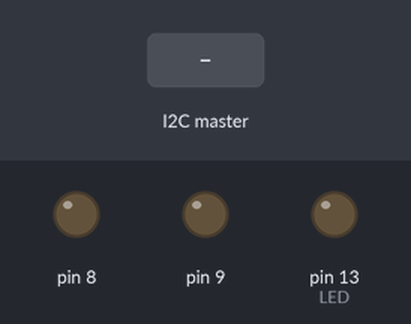
Bench run of a sketch on a simulated Arduino Uno, built with avr-gcc and run on an emulated ATmega328P. On the bench: output pins drawn as LEDs (lit = HIGH). The inputs (shaded band) are chosen by the test bench. What the sketch prints to the serial monitor is not drawn.

Above: at 1.2 s.
1.3 s: the I2C master sends the byte 1
At 1.8 s:
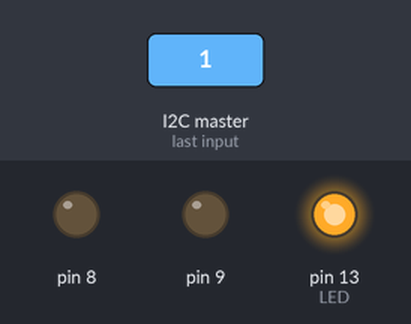
4.3 s: the I2C master sends the byte 0
At 5.3 s:
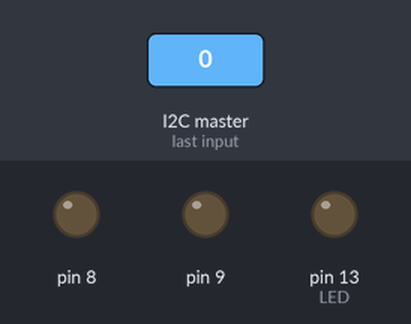
Timing chart, 0 to 7.3 s (numbered marks = the images above; inputs shaded):
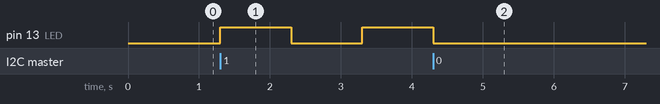

Measured:
- after the input at 1.3 s, pin 13 (LED): LOW → HIGH at once, → LOW 1.0 s later, → HIGH 1.0 s later
- after the input at 4.3 s, pin 13 (LED): goes on until 4.3 s, then stays LOW

The sketch:

slave.ino
```cpp
#include<Wire.h> // definir libreria


int LED = 13;
int va1,va2,va3,va4,rd;
int tempo;
int sentido1 = LOW;
int sentido2 = HIGH;


void setup() {

     pinMode(LED, OUTPUT);
     Wire.begin(23); //i2c 23
     Wire.onReceive(receiveEvent);

     Serial.begin(9600);
     Serial.println("I2C Slave Demostration"); //

     pinMode(8, OUTPUT);
     pinMode(9, OUTPUT);
     digitalWrite(8, LOW);
     digitalWrite(9, LOW);
}

void receiveEvent(){

  rd = Wire.read();
  delay(50);

  }

void loop() {
     Wire.read();

     //delay(50);

     if(rd == 1){

     digitalWrite(LED, HIGH);
     delay(1000);
     digitalWrite(LED, LOW);
     delay(1000);
     }

     if(rd == 2){
      digitalWrite(LED, LOW);
      }

     if (rd == 3){
      digitalWrite(8, LOW);
      digitalWrite(9, HIGH);
      delayMicroseconds(100);
      digitalWrite(9, LOW);
      delayMicroseconds(100);
     }

     if (rd == 4){
      digitalWrite(8, HIGH);
      digitalWrite(9, HIGH);
      delayMicroseconds(100);
      digitalWrite(9, LOW);
      delayMicroseconds(100);
     }


}
```
